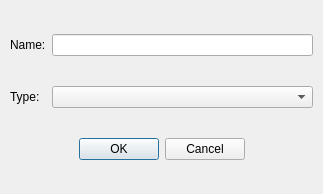
<ui version="4.0" >
 <author></author>
 <comment></comment>
 <exportmacro></exportmacro>
 <class>QgsAddAttrDialogBase</class>
 <widget class="QDialog" name="QgsAddAttrDialogBase" >
  <property name="geometry" >
   <rect>
    <x>0</x>
    <y>0</y>
    <width>323</width>
    <height>194</height>
   </rect>
  </property>
  <property name="windowTitle" >
   <string>Add Attribute</string>
  </property>
  <layout class="QGridLayout" >
   <property name="margin" >
    <number>10</number>
   </property>
   <property name="spacing" >
    <number>6</number>
   </property>
   <item row="0" column="0" >
    <widget class="QLabel" name="textLabel1" >
     <property name="text" >
      <string>Name:</string>
     </property>
    </widget>
   </item>
   <item row="0" column="1" >
    <widget class="QLineEdit" name="mNameEdit" />
   </item>
   <item row="1" column="0" >
    <widget class="QLabel" name="textLabel2" >
     <property name="text" >
      <string>Type:</string>
     </property>
    </widget>
   </item>
   <item row="1" column="1" >
    <widget class="QComboBox" name="mTypeBox" />
   </item>
   <item row="2" column="0" colspan="2" >
    <layout class="QHBoxLayout" >
     <property name="margin" >
      <number>0</number>
     </property>
     <property name="spacing" >
      <number>6</number>
     </property>
     <item>
      <spacer>
       <property name="orientation" >
        <enum>Qt::Horizontal</enum>
       </property>
       <property name="sizeType" >
        <enum>QSizePolicy::Expanding</enum>
       </property>
       <property name="sizeHint" >
        <size>
         <width>40</width>
         <height>20</height>
        </size>
       </property>
      </spacer>
     </item>
     <item>
      <widget class="QPushButton" name="mOkButton" >
       <property name="text" >
        <string>OK</string>
       </property>
      </widget>
     </item>
     <item>
      <widget class="QPushButton" name="mCancelButton" >
       <property name="text" >
        <string>Cancel</string>
       </property>
      </widget>
     </item>
     <item>
      <spacer>
       <property name="orientation" >
        <enum>Qt::Horizontal</enum>
       </property>
       <property name="sizeType" >
        <enum>QSizePolicy::Expanding</enum>
       </property>
       <property name="sizeHint" >
        <size>
         <width>60</width>
         <height>20</height>
        </size>
       </property>
      </spacer>
     </item>
    </layout>
   </item>
  </layout>
 </widget>
 <layoutdefault spacing="6" margin="11" />
 <pixmapfunction>qPixmapFromMimeSource</pixmapfunction>
 <resources/>
 <connections/>
</ui>
